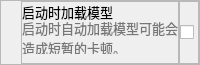
            <widget class="QFrame" name="frame_5">
             <property name="maximumSize">
              <size>
               <width>16777215</width>
               <height>65</height>
              </size>
             </property>
             <property name="font">
              <font>
               <pointsize>10</pointsize>
              </font>
             </property>
             <property name="frameShape">
              <enum>QFrame::StyledPanel</enum>
             </property>
             <property name="frameShadow">
              <enum>QFrame::Raised</enum>
             </property>
             <layout class="QHBoxLayout" name="horizontalLayout_8">
              <property name="spacing">
               <number>0</number>
              </property>
              <property name="leftMargin">
               <number>20</number>
              </property>
              <property name="topMargin">
               <number>0</number>
              </property>
              <property name="rightMargin">
               <number>0</number>
              </property>
              <property name="bottomMargin">
               <number>0</number>
              </property>
              <item>
               <widget class="QFrame" name="frame_8">
                <property name="font">
                 <font>
                  <pointsize>10</pointsize>
                 </font>
                </property>
                <property name="frameShape">
                 <enum>QFrame::StyledPanel</enum>
                </property>
                <property name="frameShadow">
                 <enum>QFrame::Raised</enum>
                </property>
                <layout class="QVBoxLayout" name="verticalLayout_9">
                 <property name="spacing">
                  <number>0</number>
                 </property>
                 <property name="leftMargin">
                  <number>0</number>
                 </property>
                 <property name="topMargin">
                  <number>0</number>
                 </property>
                 <property name="rightMargin">
                  <number>0</number>
                 </property>
                 <item>
                  <widget class="QLabel" name="label_5">
                   <property name="font">
                    <font>
                     <family>微软雅黑</family>
                     <pointsize>10</pointsize>
                    </font>
                   </property>
                   <property name="text">
                    <string>启动时加载模型</string>
                   </property>
                  </widget>
                 </item>
                 <item>
                  <widget class="QLabel" name="label_6">
                   <property name="font">
                    <font>
                     <family>微软雅黑</family>
                     <pointsize>10</pointsize>
                    </font>
                   </property>
                   <property name="styleSheet">
                    <string notr="true">color: rgb(118, 118, 118);</string>
                   </property>
                   <property name="text">
                    <string>启动时自动加载模型可能会造成短暂的卡顿。</string>
                   </property>
                   <property name="wordWrap">
                    <bool>true</bool>
                   </property>
                  </widget>
                 </item>
                </layout>
               </widget>
              </item>
              <item>
               <widget class="QFrame" name="frame_9">
                <property name="maximumSize">
                 <size>
                  <width>45</width>
                  <height>16777215</height>
                 </size>
                </property>
                <property name="font">
                 <font>
                  <pointsize>10</pointsize>
                 </font>
                </property>
                <property name="frameShape">
                 <enum>QFrame::StyledPanel</enum>
                </property>
                <property name="frameShadow">
                 <enum>QFrame::Raised</enum>
                </property>
                <layout class="QHBoxLayout" name="horizontalLayout_9">
                 <property name="spacing">
                  <number>0</number>
                 </property>
                 <property name="leftMargin">
                  <number>0</number>
                 </property>
                 <property name="topMargin">
                  <number>0</number>
                 </property>
                 <property name="rightMargin">
                  <number>0</number>
                 </property>
                 <property name="bottomMargin">
                  <number>0</number>
                 </property>
                 <item>
                  <widget class="QCheckBox" name="pre_loadm">
                   <property name="maximumSize">
                    <size>
                     <width>25</width>
                     <height>25</height>
                    </size>
                   </property>
                   <property name="font">
                    <font>
                     <pointsize>10</pointsize>
                    </font>
                   </property>
                   <property name="text">
                    <string/>
                   </property>
                  </widget>
                 </item>
                </layout>
               </widget>
              </item>
             </layout>
            </widget>
